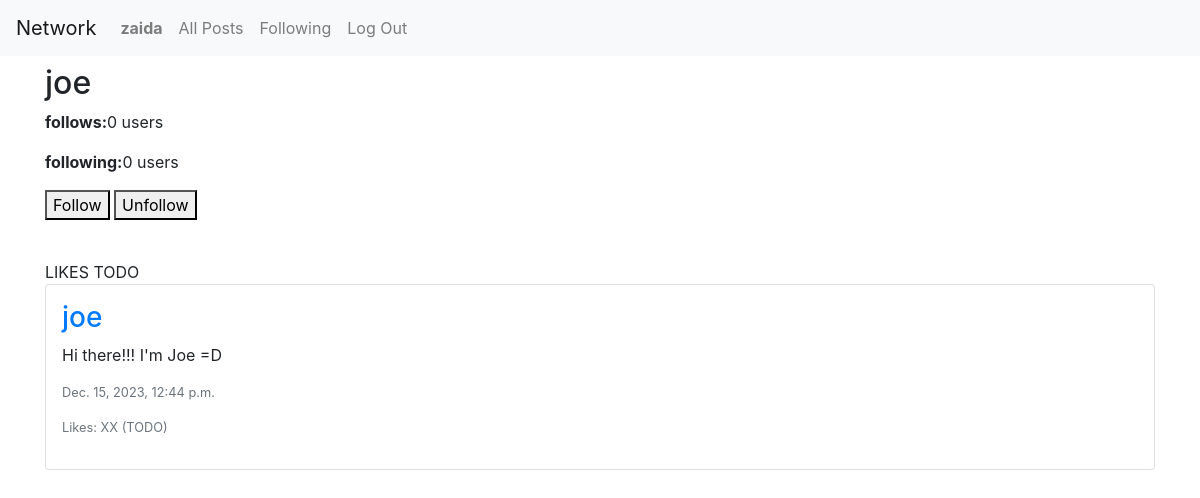
The page /profile/4 (signed in) on the database its author committed.
### network/models.py (models this page shows, shortened)
class User(AbstractUser):
    pass

class Post(models.Model):
    author = models.ForeignKey(User, on_delete=models.CASCADE, related_name='posts')
    body = models.CharField(max_length=255)
    timestamp = models.DateTimeField(auto_now_add=True)

### network/views.py (the view)
# urls.py: path("profile/<int:user_id>", views.profile, name="profile"),
def profile(request, user_id):
    user = User.objects.get(pk=user_id)
    posts = Post.objects.filter(author=user).order_by('id').reverse()
    follower = Follow.objects.filter(follower=user)
    following = Follow.objects.filter(following=user)
    try:
        if len(follower.filter(user=User.objects.get(pk=request.user.id))) == 0:
            isFollowing = False
        else:
            isFollowing = False
    except:
        isFollowing = False
    paginator = Paginator(posts, 10)
    page_number = request.GET.get('page')
    page_obj = paginator.get_page(page_number)
    return render(request, "network/profile.html", {
        'posts': posts,
        'page_obj': page_obj,
        'username': user.username,
        'profile_owner': user,
        'isFollowing': isFollowing,
        'following': following,
        'follower': follower,
    })

### network/templates/network/profile.html (shortened to what this page needs)
{% extends "network/layout.html" %}  {% block body %}
<div class="container pt-2">
  <h2 id="user_name">{{ username }}</h2>
     <div style="margin-bottom: 40px;" id="profile">
        <p id="following_count"><strong>follows:</strong>{{user.following.count}} users</p>
        <p id="followed_count"><strong>following:</strong>{{user.follower.count}} users</p>
        {% if request.user.is_authenticated %}
        <div id="buttons">
            <button id="follow">Follow</button>
            <button id="unfollow">Unfollow</button>
        </div>
        {% endif %}
    </div>
    <div>
      <div id="likes-stats">LIKES TODO</div>
    </div>
    <div id="all-posts">
      {% for post in page_obj %}
      <div class="card mb-2 p-3">
        <h3>
          <a href="{% url 'profile' user_id=post.author.id %}"
            >{{ post.author }}</a
          >
        </h3>
        <p>{{ post.body }}</p>
        <p class="text-secondary lh-1 small">{{ post.timestamp }}</p>
        <p class="text-secondary lh-1 small">Likes: XX (TODO)</p>
      </div>
      {% empty %}
      <h3>No posts available</h3>
      {% endfor %}
    </div>
  </div>
   {% endblock %}

### network/templates/network/layout.html (shortened to what this page needs)
{% load static %}
<!DOCTYPE html>
<html lang="en">
  <head>
    <link
      rel="stylesheet"
      href="https://stackpath.bootstrapcdn.com/bootstrap/4.4.1/css/bootstrap.min.css"
    />
    <link href="{% static 'network/styles.css' %}" rel="stylesheet" />
  </head>
  <body>
    <nav class="navbar navbar-expand-lg navbar-light bg-light">
      <a class="navbar-brand" href="{% url 'index' %}">Network</a>
      <div>
        <ul class="navbar-nav mr-auto">
          {% if user.is_authenticated %}
          <li class="nav-item">
            <a class="nav-link" href="{% url 'profile' user_id=user.id %}"
              ><strong>{{ user.username }}</strong></a
            >
          </li>
          {% endif %}
          <li class="nav-item">
            <a class="nav-link" href="{% url 'index' %}">All Posts</a>
          </li>
          {% if user.is_authenticated %}
          <li class="nav-item">
            <a class="nav-link" href="{% url 'following' %}">Following</a>
          </li>
          <li class="nav-item">
            <a class="nav-link" href="{% url 'logout' %}">Log Out</a>
          </li>
          {% endif %}
        </ul>
      </div>
    </nav>
    <div class="body">{% block body %} {% endblock %}</div>
  </body>
</html>

### rows shown on the page
User: username "zaida", following.count "0", follower.count "0"
User: username "joe"
Post: author "joe", body "Hi there!!! I'm Joe =D", timestamp "Dec. 15, 2023, 12:44 p.m."
